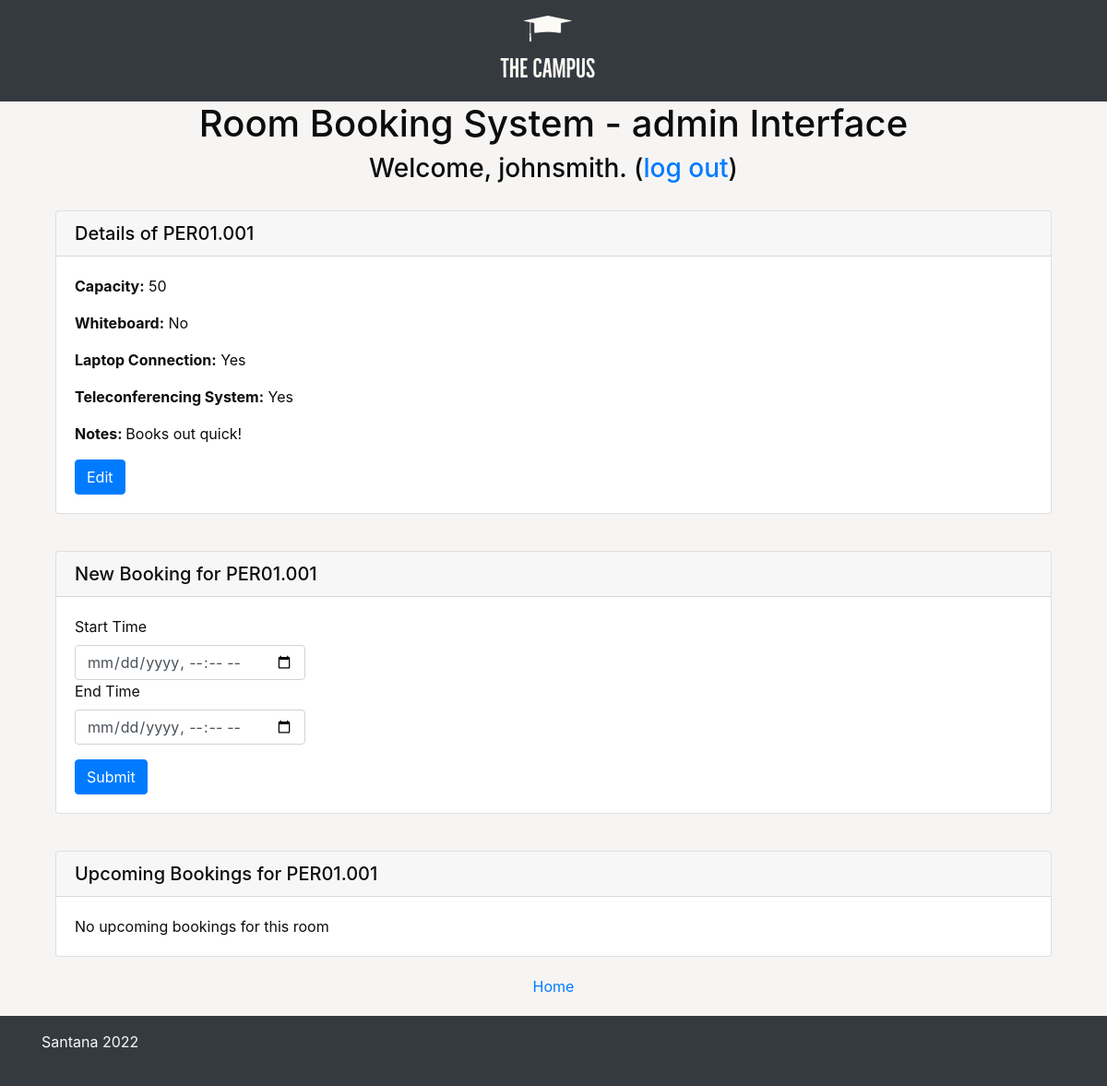
Screenshot of /room.php?roomNum=PER01.001 (signed in) with the database file from the repository.
### tables this page shows
CREATE TABLE `room` (
  `roomID` int(11) NOT NULL,
  `roomNum` varchar(30) NOT NULL,
  `capacity` smallint(6) NOT NULL,
  `whiteboard` tinyint(1) NOT NULL DEFAULT 0,
  `laptopConnection` tinyint(1) NOT NULL DEFAULT 0,
  `teleconference` tinyint(1) DEFAULT 0,
  `notes` varchar(100) NOT NULL
);

### room.php (the view, shortened to what this page needs)
<?php
require "php/db.php";
if ($_SESSION['username'] && isset($_GET['roomNum'])){
    $startTimeClass = "form-control";
    $endTimeClass = "form-control";
    $noteClass = $capacityClass = "form-control";
        ?>
            <!DOCTYPE html>
            <html lang="en" class="h-100">
            <head>
                <link rel="stylesheet" href="css/bootstrap.css">
                <link rel="stylesheet" href="https://cdn.jsdelivr.net/npm/bootstrap-icons@1.9.1/font/bootstrap-icons.css">
            </head>
            <body class="d-flex flex-column h-100">
                <nav style="text-align:center; background:#343a40">
                    <a class="navbar-brand" style="text-align:center" href="#">
                        <img src="img/logo.png" height="100" class="d-inline-block align-center" alt="">
                    </a>
                </nav>
                    <div class="container" style="text-align: center;">
                            <h1>Room Booking System - <?php echo $_SESSION['accessLevel']; ?> Interface</h1>
                            <h3>Welcome, <?php echo $_SESSION['username']; ?>. (<a href="php/logout.php">log out</a>)</h3>
                                <?php
                                $qry = $db->prepare("SELECT * FROM room WHERE roomNum = ?");
                                $qry->execute([$_GET['roomNum']]);
                                $result = $qry->fetch();
                                if ($result){
                                    if (isset($_GET['edit']) && $_GET['edit'] == "yes" && $_SESSION['accessLevel'] == "admin"){
                                        ?>
                                        <div class="container" style="text-align:left; width:500; padding-top: 20px;">
                                            <div class="card">
                                                <h5 class="card-header">Details of <?php echo $result['roomNum']; ?></h5>
                                                <div class="card-body">
                                                    <form method="POST" name="editRoom" action="php/edit.php?roomNum=<?php echo $result['roomNum'] ?>">
                                                            <div class="form-group row">
                                                                <label for="capacity" class="col-form-label" style="padding-left: 15px;"><strong>Capacity:</strong></label>
                                                                <div class="col-auto">
                                                                    <input type="number" required="true" style="width: 100px;" class="<?php echo $capacityClass; ?>" value="<?php echo $result['capacity'];?>" name="newCapacity" min="0" max="1000"/>
                                                                </div>
                                                            </div>
                                                            <div class="form-group row">
                                                                <label for="capacity" class="form-check-label" style="padding-right: 15px; padding-left: 15px;"><strong>Whiteboard:</strong></label>
                                                                <div class="col-auto">
                                                                    <input class="form-check-input" type="checkbox" name="whiteboard"
                                                                    <?php echo ($result['whiteboard']) ? "checked" : ""; ?>
                                                                    >
                                                                </div>
                                                            </div>
                                                            <div class="form-group row">
                                                                <label for="capacity" class="form-check-label" style="padding-right: 15px; padding-left: 15px;"><strong>Laptop Connection:</strong></label>
                                                                <div class="col-auto">
                                                                    <input class="form-check-input" type="checkbox" value="1" name="laptopConnection"
                                                                    <?php echo ($result['laptopConnection']) ? "checked" : ""; ?>
                                                                    >
                                                                </div>
                                                            </div>
                                                            <div class="form-group row">
                                                                <label for="capacity" class="form-check-label" style="padding-right: 15px; padding-left: 15px;"><strong>Teleconferencing System:</strong></label>
                                                                <div class="col-auto">
                                                                    <input class="form-check-input" type="checkbox" name="teleconference"
                                                                    <?php echo ($result['teleconference']) ? "checked" : ""; ?>
                                                                    >
                                                                </div>
                                                            </div>
                                                            <div class="form-group row">
                                                                <label for="notes" class="col-form-label" style="padding-left: 15px;"><strong>Notes:</strong></label>
                                                                <div class="col-auto">
                                                                    <textarea class="<?php echo $noteClass; ?>" name="notes" rows="2"><?php echo $result['notes'];?></textarea>
                                                                </div>
                                                            </div>
                                                            <div>
                                                                <input type="submit" name="submit" value="Edit" class="btn btn-primary"/>
                                                                <a class="btn btn-primary" href="room.php?roomNum=<?php echo $result['roomNum']; ?>">Cancel</a>
                                                            </div>
                                                    </form>
                                                </div>
                                            </div>
                                        </div>
                                        <?php
                                        } else {
                                            ?>
                                            <div class="container" style="text-align:left; width:500; padding-top: 20px;">
                                                <div class="card">
                                                    <h5 class="card-header">Details of <?php echo $result['roomNum']; ?></h5>
                                                    <div class="card-body">
                                                        <p class='card-text'><strong>Capacity:</strong> <?php echo $result['capacity']; ?></p>
                                                        <p class='card-text'><strong>Whiteboard:</strong> <?php echo ($result['whiteboard']) ? "Yes" : "No"; ?></p>
                                                        <p class='card-text'><strong>Laptop Connection:</strong> <?php echo ($result['laptopConnection']) ? "Yes" : "No"; ?></p>
                                                        <p class='card-text'><strong>Teleconferencing System:</strong> <?php echo ($result['teleconference']) ? "Yes" : "No"; ?></p>
                                                        <p class='card-text'><strong>Notes: </strong><?php echo $result['notes']; ?></p>
                                                        <?php
                                                        if ($_SESSION['accessLevel'] == "admin"){
                                                            ?>
                                                            <a class="btn btn-primary" href="room.php?roomNum=<?php echo $result['roomNum']; ?>&edit=yes">Edit</a>
                                                            <?php
                                                        }
                                                        ?>
                                                    </div>
                                                </div>
                                            </div>
                                            <?php
                                        }
                                        ?>
                                <div class="container" style="text-align:left; width:500; padding-top: 20px;">
                                    <div class="card">
                                        <h5 class="card-header">New Booking for <?php echo $result['roomNum']; ?></h5>
                                        <div class="card-body">
                                                <form method="POST" name="booking" action="php/booking.php?roomNum=<?php echo $result['roomNum'] ?>">
                                                    <div class="form-group">
                                                        <label for="startTime">Start Time</label>
                                                        <input type="datetime-local" style="width: 250px;" class="<?php echo $startTimeClass; ?>" name="startTime">
                                                        </div>
                                                        <label for="endTime">End Time</label>
                                                        <input type="datetime-local" style="width: 250px;" class="<?php echo $endTimeClass; ?>" name="endTime">
                                                        </div>
                                                    </div>
                                                        <input type="submit" name="submit" value="Submit" class="btn btn-primary"/>
                                        </div>
                                    </div>
                                <div class="container" style="text-align:left; width:500; padding-top: 20px;">
                                    <div class="card">
                                        <h5 class="card-header">Upcoming Bookings for <?php echo $result['roomNum']; ?></h5>
                                        <div class="card-body">
                                        <?php
                                            $bookingQry = $db->prepare("SELECT * FROM booking WHERE roomNum = ? AND endTime > CURRENT_TIMESTAMP ORDER BY startTime");
                                            $bookingQry->execute([$result['roomNum']]);
                                            if ($bookingQry->rowCount()){
                                                foreach($bookingQry as $row){
                                                    echo "<p class='card-text'>{$row['startTime']} - {$row['endTime']}, {$row['username']}</p>";
                                                }
                                            } else {
                                                echo "<p class='card-text'>No upcoming bookings for this room</p>";
                                            }
                                        ?>
                                        </div>
                                    </div>
                                </div>
                                <?php
                                } else {
                                    echo "<p>Invalid room number</p>";
                                }
                                ?>
                            <a href="interface.php">Home</a>
                <footer class="footer mt-auto py-3 bg-dark">
                    <div class="container">
                    <span class="text-light">Santana 2022</span>
                    </div>
                </footer>
            </body>
            </html>
        <?php
    } else {
        header("Location: index.php");
    }
?>

### rows the page displays
room: roomNum "PER01.001", capacity "50", notes "Books out quick!"

### other values shown
$_SESSION['accessLevel'] "admin"
$_SESSION['username'] "johnsmith"
